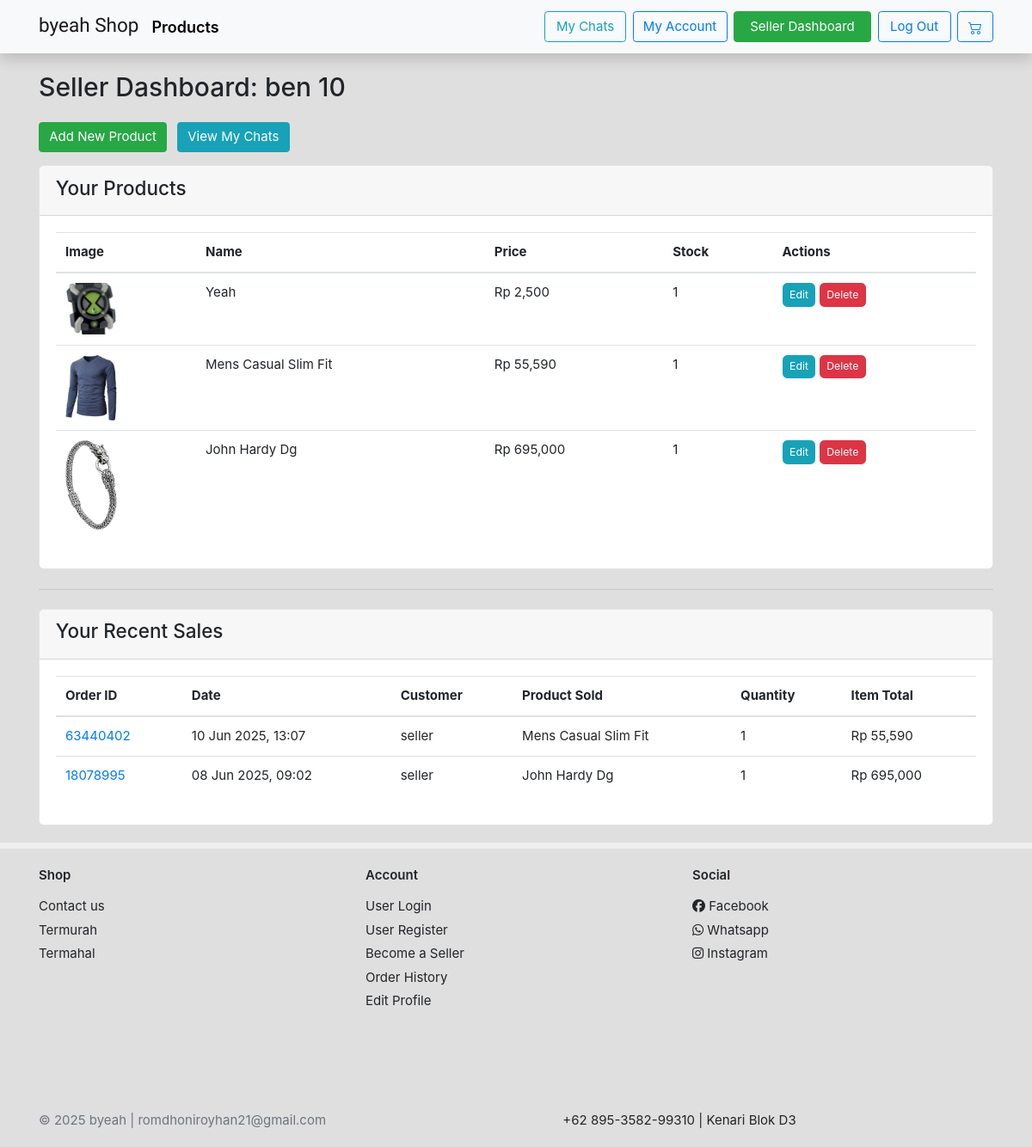
The page /customer/seller/dashboard/ (signed in) on the database its author committed.
### customers/models.py (models this page shows, shortened)
class SellerProfile(models.Model):
    profile = models.OneToOneField(Profile, on_delete=models.CASCADE, related_name='seller_specific_profile')
    store_name = models.CharField(max_length=255, blank=True)
    slug = models.SlugField(max_length=255, unique=True, blank=True, null=True)

### home/models.py (models this page shows, shortened)
class Product(models.Model):
    category        = models.ForeignKey(Category,related_name='product', on_delete=models.CASCADE)
    seller          = models.ForeignKey(User, related_name='products', on_delete=models.CASCADE, null=True, blank=True)
    name            = models.CharField(max_length=255,unique=True)
    old_price       = models.DecimalField(blank=True,null=True,max_digits=12,decimal_places=2)
    price           = models.DecimalField(max_digits=12,decimal_places=2)
    main_image      = models.ImageField(upload_to='images/', blank=True, null=True)
    description     = models.TextField()
    upload_time     = models.DateField(auto_now_add=True)
    stock           = models.IntegerField(default=1)
    slug            = models.SlugField(blank=True)
    @property
    def imageThumbnail(self):
        images = ProductImage.objects.filter(product=self.pk)
        if images.exists():
            return images[0].imageURL
        return '/static/empty.png'

class ProductImage(models.Model):
    product = models.ForeignKey(Product, on_delete=models.CASCADE)
    image = models.ImageField(null=True,blank=False,upload_to='images/')
    @property
    def imageURL(self):
        try:
            if self.image: # Check if a file is associated
                url = self.image.url
            else:
                url = '/static/empty.png' # No file associated
        except ValueError: # Handles cases where .url might be invalid if no file
            url = '/static/empty.png'
        return url

class OrderItem(models.Model):
    product = models.ForeignKey(Product, null=True, on_delete=models.SET_NULL, blank=True)
    order = models.ForeignKey(Order, null=True, on_delete=models.SET_NULL, blank=True)
    quantity = models.IntegerField(default=0, null=True,blank=True)
    date_added = models.DateTimeField(auto_now_add=True)
    @property
    def get_total(self):
        print(self.quantity)
        return self.product.price * self.quantity

class Order(models.Model):
    user = models.ForeignKey(User, on_delete=models.CASCADE, null=True, blank= True)
    date_order = models.DateTimeField(auto_now_add=True)
    status = models.ForeignKey(OrderStatus, on_delete=models.PROTECT, null=True, blank=True)
    transaction_id = models.CharField(max_length=255, null=True, unique=True)

### customers/views.py (the view)
# urls.py: path('seller/dashboard/', seller_dashboard_view, name='seller_dashboard'),
@login_required
@seller_required
def seller_dashboard_view(request):
    seller_profile_obj = None
    products_list = []
    try:
        profile = request.user.profile
        if hasattr(profile, 'seller_specific_profile'):
            seller_profile_obj = profile.seller_specific_profile
        products_list = Product.objects.filter(seller=request.user).order_by('-upload_time')
        from home.models import OrderItem # Import OrderItem
        seller_order_items = OrderItem.objects.filter(product__seller=request.user).select_related('order', 'product', 'order__user').order_by('-order__date_order')
    except Exception as e:
        messages.error(request, "An error occurred while loading your dashboard.")
        print(f"Error in seller_dashboard_view: {str(e)}") # For server logs
        seller_order_items = [] # Ensure it's defined in case of error
    context = {
        'seller_profile': seller_profile_obj,
        'products': products_list,       # Passed to template as products
        'seller_order_items': seller_order_items,
    }
    return render(request, 'sellers/seller_dashboard.html', context)

### templates/sellers/seller_dashboard.html (shortened to what this page needs)
{% extends 'base.html' %}
{% load static %}{% load humanize %}
{% block content %}
<section class="under-nav">
    <div class="container mt-4">
        <header class="mb-4">
            {% if seller_profile and seller_profile.store_name %}
                <h2 class="card-title">Seller Dashboard: {{ seller_profile.store_name }}</h2>
            {% else %}
                <h2 class="card-title">Seller Dashboard</h2>
            {% endif %}
        </header>
        <div class="mb-3">
            <a href="{% url 'homey:seller_product_create' %}" class="btn btn-success">Add New Product</a>
            <a href="{% url 'chat:seller_chat_list' %}" class="btn btn-info ml-2">View My Chats</a>
        </div>
        <div class="card mb-4">
            <div class="card-header">
                <h4>Your Products</h4>
            </div>
            <div class="card-body">
                {% if products %}
                    <div class="table-responsive">
                        <table class="table table-hover">
                            <thead>
                                <tr>
                                    <th scope="col">Image</th>
                                    <th scope="col">Name</th>
                                    <th scope="col">Price</th>
                                    <th scope="col">Stock</th>
                                    <th scope="col">Actions</th>
                                </tr>
                            </thead>
                            <tbody>
                                {% for product in products %}
                                <tr>
                                    <td>
                                        {% if product.main_image %}
                                            <img src="{{ product.main_image.url }}" alt="{{ product.name }} main image" style="width: 60px; height: auto; border-radius: 4px;">
                                        {% elif product.imageThumbnail and product.imageThumbnail != '/static/empty.png' %}
                                            <img src="{{ product.imageThumbnail }}" alt="{{ product.name }} thumbnail" style="width: 60px; height: auto; border-radius: 4px;">
                                        {% else %}
                                            <img src="{% static 'images/empty.png' %}" alt="No image available" style="width: 60px; height: auto; border-radius: 4px;">
                                        {% endif %}
                                    </td>
                                    <td>{{ product.name }}</td>
                                    <td>Rp {{ product.price|floatformat:0|intcomma }}</td>
                                    <td>{{ product.stock }}</td>
                                    <td>
                                        <a href="{% url 'homey:seller_product_update' product.pk %}" class="btn btn-sm btn-info">Edit</a>
                                        <a href="{% url 'homey:seller_product_delete' product.pk %}" class="btn btn-sm btn-danger">Delete</a>
                                    </td>
                                </tr>
                                {% endfor %}
                            </tbody>
                        </table>
                    </div>
                {% else %}
                    <p>You haven't added any products yet. <a href="{% url 'homey:seller_product_create' %}">Add your first product!</a></p>
                {% endif %}
            </div>
        </div>
        <hr class="my-4">
        <div class="card">
            <div class="card-header">
                <h4>Your Recent Sales</h4>
            </div>
            <div class="card-body">
                {% if seller_order_items %}
                    <div class="table-responsive">
                        <table class="table table-hover">
                            <thead>
                                <tr>
                                    <th scope="col">Order ID</th>
                                    <th scope="col">Date</th>
                                    <th scope="col">Customer</th>
                                    <th scope="col">Product Sold</th>
                                    <th scope="col">Quantity</th>
                                    <th scope="col">Item Total</th>
                                </tr>
                            </thead>
                            <tbody>
                                {% for item in seller_order_items %}
                                <tr>
                                    <td><a href="{% url 'customers:seller_order_detail' item.order.transaction_id %}">{{ item.order.transaction_id }}</a></td>
                                    <td>{{ item.order.date_order|date:"d M Y, H:i" }}</td>
                                    <td>{{ item.order.user.username|default:"Guest" }}</td>
                                    <td>{{ item.product.name }}</td>
                                    <td>{{ item.quantity }}</td>
                                    <td>Rp {{ item.get_total|floatformat:0|intcomma }}</td>
                                </tr>
                                {% endfor %}
                            </tbody>
                        </table>
                    </div>
                {% else %}
                    <p>You have no sales yet.</p>
                {% endif %}
            </div>
        </div>
    </div>
</section>
{% endblock content %}

### static/ui.css (style rules this page uses)
html { font-family: "Inter", sans-serif; font-size: 15px; }

### static/style.css (style rules this page uses)
body { background-color: rgba(168, 166, 166,.35); }
.under-nav { margin-top: 83px!important; }
img { border-image-slice: all; }
.card { position: relative; display: flex; flex-direction: column; min-width: 0; word-wrap: break-word; background-color: #fff; background-clip: border-box; border: 1px solid rgba(0, 0, 0, 0.1); border-radius: 0.37rem; }
.card-body { background-size: cover; position: relative; z-index: 10; }
*, *::before, *::after { box-sizing: border-box; }

### rows shown on the page
SellerProfile: store_name "ben 10"
Product: main_image (picture), name "Yeah", price "2,500", stock "1"
Product: imageThumbnail (picture), name "Mens Casual Slim Fit", price "55,590", stock "1"
Product: imageThumbnail (picture), name "John Hardy Dg", price "695,000", stock "1"
OrderItem: order.transaction_id "63440402", order.date_order "10 Jun 2025, 13:07", order.user.username "seller", product.name "Mens Casual Slim Fit", quantity "1", get_total "55,590"
OrderItem: order.transaction_id "18078995", order.date_order "08 Jun 2025, 09:02", order.user.username "seller", product.name "John Hardy Dg", quantity "1", get_total "695,000"
